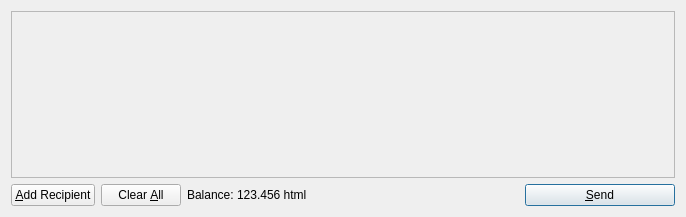
<?xml version="1.0" encoding="UTF-8"?>
<ui version="4.0">
 <class>SendCoinsDialog</class>
 <widget class="QDialog" name="SendCoinsDialog">
  <property name="geometry">
   <rect>
    <x>0</x>
    <y>0</y>
    <width>686</width>
    <height>217</height>
   </rect>
  </property>
  <property name="windowTitle">
   <string>Send Coins</string>
  </property>
  <layout class="QVBoxLayout" name="verticalLayout">
   <item>
    <widget class="QScrollArea" name="scrollArea">
     <property name="widgetResizable">
      <bool>true</bool>
     </property>
     <widget class="QWidget" name="scrollAreaWidgetContents">
      <property name="geometry">
       <rect>
        <x>0</x>
        <y>0</y>
        <width>666</width>
        <height>165</height>
       </rect>
      </property>
      <layout class="QVBoxLayout" name="verticalLayout_2">
       <property name="margin">
        <number>0</number>
       </property>
       <item>
        <layout class="QVBoxLayout" name="entries">
         <property name="spacing">
          <number>6</number>
         </property>
        </layout>
       </item>
       <item>
        <spacer name="verticalSpacer">
         <property name="orientation">
          <enum>Qt::Vertical</enum>
         </property>
         <property name="sizeHint" stdset="0">
          <size>
           <width>20</width>
           <height>40</height>
          </size>
         </property>
        </spacer>
       </item>
      </layout>
     </widget>
    </widget>
   </item>
   <item>
    <layout class="QHBoxLayout" name="horizontalLayout">
     <item>
      <widget class="QPushButton" name="addButton">
       <property name="toolTip">
        <string>Send to multiple recipients at once</string>
       </property>
       <property name="text">
        <string>&amp;Add Recipient</string>
       </property>
       <property name="icon">
        <iconset resource="../bitcoin.qrc">
         <normaloff>:/icons/add</normaloff>:/icons/add</iconset>
       </property>
       <property name="autoDefault">
        <bool>false</bool>
       </property>
      </widget>
     </item>
     <item>
      <widget class="QPushButton" name="clearButton">
       <property name="sizePolicy">
        <sizepolicy hsizetype="Minimum" vsizetype="Fixed">
         <horstretch>0</horstretch>
         <verstretch>0</verstretch>
        </sizepolicy>
       </property>
       <property name="toolTip">
        <string>Remove all transaction fields</string>
       </property>
       <property name="text">
        <string>Clear &amp;All</string>
       </property>
       <property name="icon">
        <iconset resource="../bitcoin.qrc">
         <normaloff>:/icons/remove</normaloff>:/icons/remove</iconset>
       </property>
       <property name="autoRepeatDelay">
        <number>300</number>
       </property>
       <property name="autoDefault">
        <bool>false</bool>
       </property>
      </widget>
     </item>
     <item>
      <layout class="QHBoxLayout" name="horizontalLayout_2">
       <property name="spacing">
        <number>3</number>
       </property>
       <item>
        <widget class="QLabel" name="label">
         <property name="text">
          <string>Balance:</string>
         </property>
        </widget>
       </item>
       <item>
        <widget class="QLabel" name="labelBalance">
         <property name="cursor">
          <cursorShape>IBeamCursor</cursorShape>
         </property>
         <property name="text">
          <string>123.456 html</string>
         </property>
         <property name="textInteractionFlags">
          <set>Qt::LinksAccessibleByMouse|Qt::TextSelectableByKeyboard|Qt::TextSelectableByMouse</set>
         </property>
        </widget>
       </item>
      </layout>
     </item>
     <item>
      <spacer name="horizontalSpacer">
       <property name="orientation">
        <enum>Qt::Horizontal</enum>
       </property>
       <property name="sizeHint" stdset="0">
        <size>
         <width>40</width>
         <height>20</height>
        </size>
       </property>
      </spacer>
     </item>
     <item>
      <widget class="QPushButton" name="sendButton">
       <property name="minimumSize">
        <size>
         <width>150</width>
         <height>0</height>
        </size>
       </property>
       <property name="toolTip">
        <string>Confirm the send action</string>
       </property>
       <property name="text">
        <string>&amp;Send</string>
       </property>
       <property name="icon">
        <iconset resource="../bitcoin.qrc">
         <normaloff>:/icons/send</normaloff>:/icons/send</iconset>
       </property>
       <property name="default">
        <bool>true</bool>
       </property>
      </widget>
     </item>
    </layout>
   </item>
  </layout>
 </widget>
 <resources>
  <include location="../bitcoin.qrc"/>
 </resources>
 <connections/>
</ui>
